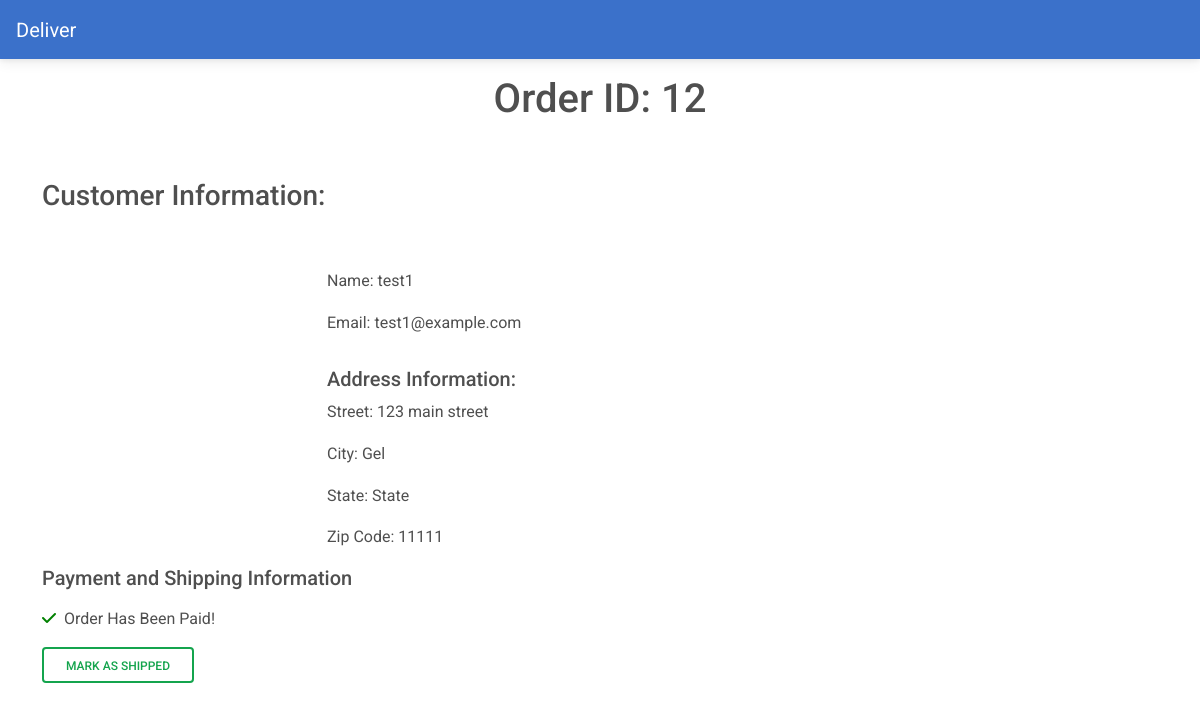
The app's page /restaurant/orders/12/ (signed in), older data.
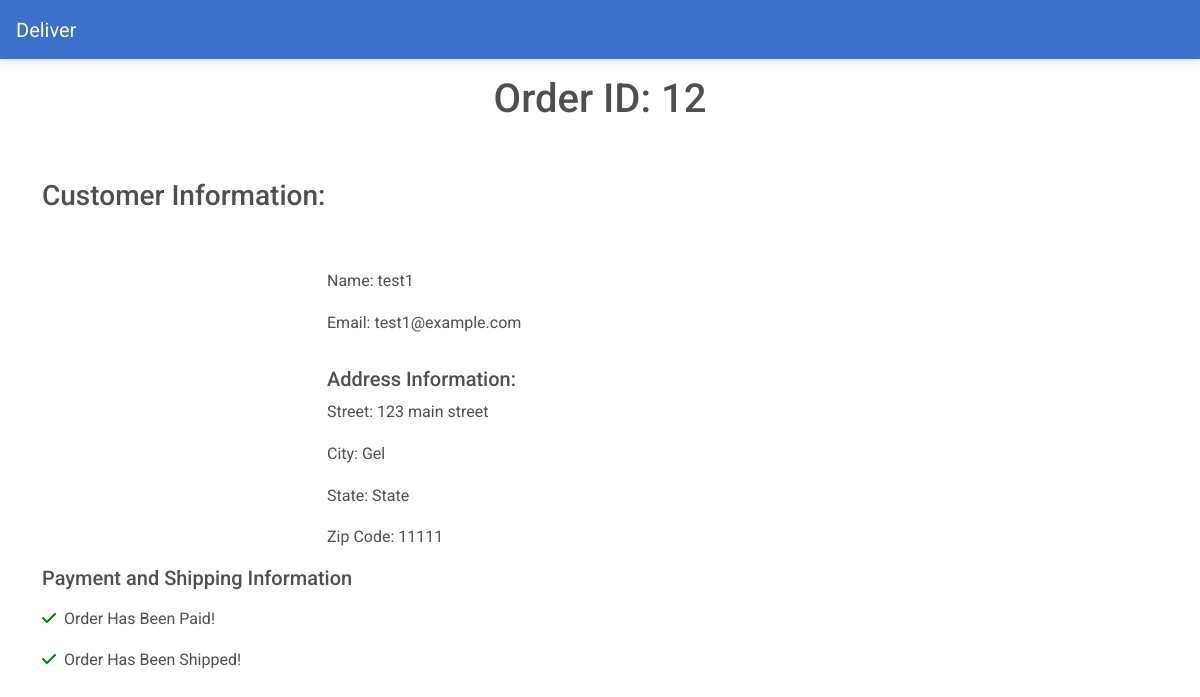
The same page, newer data.
### restaurant/views.py (the view, shortened to what this page needs)
# urls.py: path('orders/<int:pk>/', OrderDetails.as_view(), name='order-details'),
class OrderDetails(LoginRequiredMixin, UserPassesTestMixin, View):
    def get(self, request, pk, *args, **kwargs):
        order = OrderModel.objects.get(pk=pk)
        context = {
            'order': order
        }
        return render(request, 'restaurant/order-details.html', context)
    def test_func(self):
        return Group.objects.get(name='Staff') in self.request.user.groups.all()

### restaurant/templates/restaurant/order-details.html (shortened to what this page needs)
{%  extends 'restaurant/base.html' %}
{% block content %}
<div class="container">
    <div class="row justify-content-center">
        <div class="col-md-6 col-sm-12 text-center mt-3">
            <h1>Order ID: {{ order.pk }}</h1>
        </div>
    </div>
    <div class="row justify-content-center">
        <div class="col-md-12 com-sm-12 mt-5">
            <h3>Customer Information:</h3>
        </div>
    </div>
    <div class="row justify-content-center">
        <div class="col-md-6 com-sm-12 mt-5">
            <p><span style="font-weight: 400;">Name:</span> {{ order.name }}</p>
            <p><span style="font-weight: 400;">Email:</span> {{ order.email }}</p>
            <h5 class="pt-3">Address Information:</h5>
            <p><span style="font-weight: 400;">Street:</span> {{ order.street }}</p>
            <p><span style="font-weight: 400;">City:</span> {{ order.city }}</p>
            <p><span style="font-weight: 400;">State:</span> {{ order.state }}</p>
            <p><span style="font-weight: 400;">Zip Code:</span> {{ order.zip_code }}</p>
        </div>
        <div class="col.md-6 col-sm-12">
            <h5>Payment and Shipping Information</h5>
            <p class="mt-3">{% if order.is_paid %}
                <p><i style="color: green;" class="fas fa-check"></i><span class="pl-2">Order Has Been Paid!</span></p>
                {%  else %}
                <p><i style="color: red;" class="fas fa-time"></i><span class="pl-2">Order Has Not Been Paid!</span></p>
                {% endif %}</p>
                {% if order.is_shipped %}
                <p><i style="color: green;" class="fas fa-check"></i><span class="pl-2">Order Has Been Shipped!</span></p>
                {%  else %}
            <form method="POST">
                <button type="submit" class="btn btn-outline-success">Mark as Shipped</button>
            </form>
            {%  endif %}
        </div>
    </div>
</div>
{% endblock content %}

Row changes from the older to the newer data that the page shows:
changed OrderModel "test1": is_shipped False → True (drawn)
Text that changed along with them:
text no longer shown: "MARK AS SHIPPED"
text now shown: "Order Has Been Shipped!"
